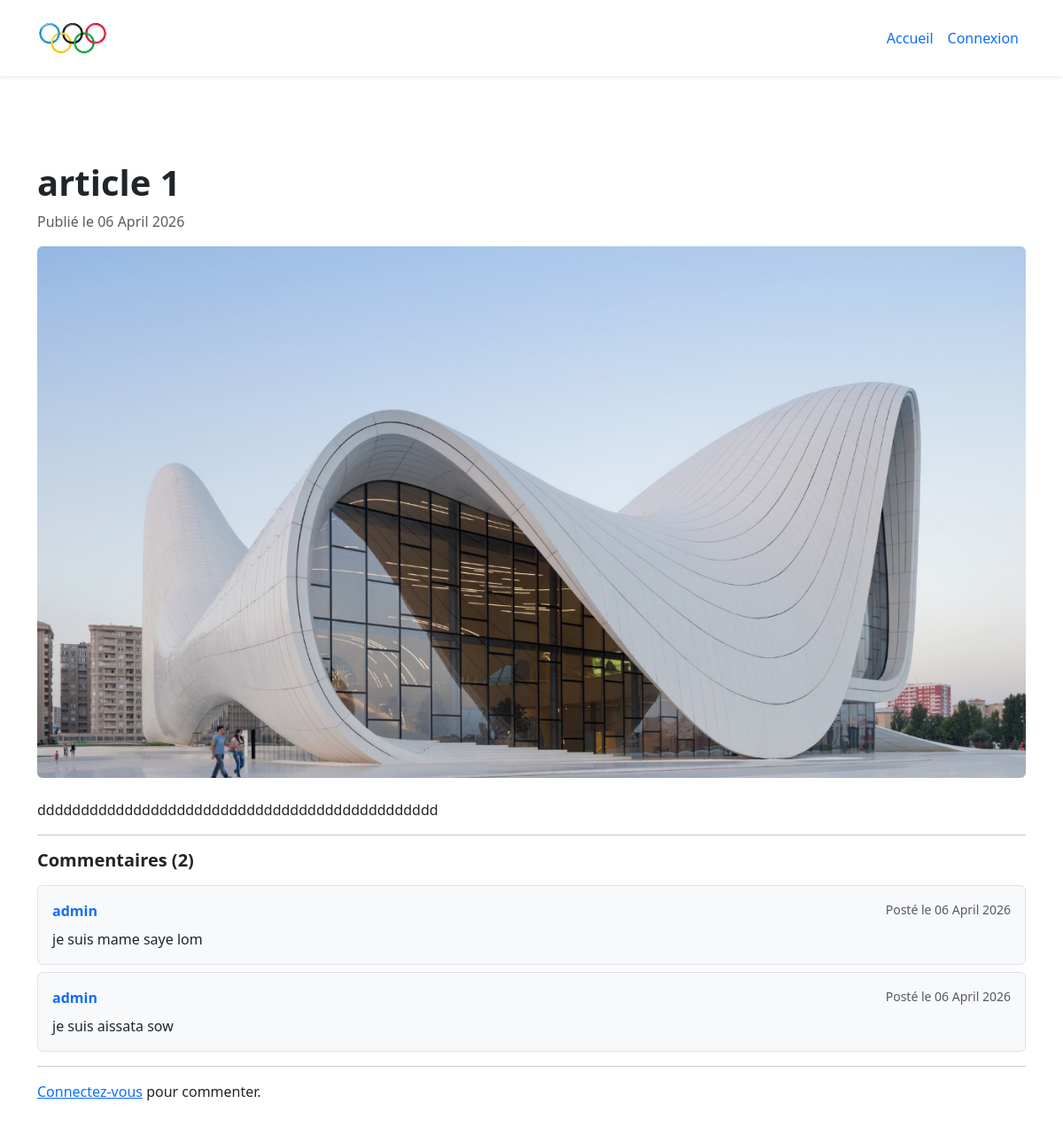
The page /detail/6/article/ on the database its author committed.
### blog/models.py (models this page shows, shortened)
class Article(models.Model):
    titre = models.CharField(max_length=255)
    contenu = models.TextField()
    user = models.ForeignKey(User, on_delete=models.SET_NULL, null=True, blank=True)
    categorie = models.ForeignKey(Categorie, on_delete=models.CASCADE)
    created_at = models.DateTimeField(auto_now_add=True)
    updated_at = models.DateTimeField(auto_now=True)
    image = models.ImageField(upload_to='articles/', blank=True, null=True)

### comments/models.py (models this page shows, shortened)
class Commentaire(models.Model):
    contenu = models.TextField()
    user = models.ForeignKey(User, on_delete=models.SET_NULL, null=True, blank=True)
    created_at = models.DateTimeField(auto_now_add=True)
    updated_at = models.DateTimeField(auto_now=True)
    article = models.ForeignKey(
        Article,
        on_delete=models.CASCADE,
        related_name='commentaires'
    )

### blog/views.py (the view)
# urls.py: path('detail/<int:id>/article/', views.detail_article,name='detail_article'),
def detail_article(request,id):
    article=get_object_or_404(Article, id=id)
    commentaires = article.commentaires.all()
    form = CommentaireForm()
    contexte={
        'article':article,
        'commentaires': commentaires,
        'form': form
    }
    return render(request,'detail_article.html',contexte)

### blog/templates/detail_article.html (shortened to what this page needs)
{% extends 'base.html' %}
{% load static %}
{% block content %}
<section class="bg-white pt-5">
    <div class="container my-5">
        <h1 class="fw-bold">{{ article.titre }}</h1>
        <p class="text-muted">
            Publié le {{ article.created_at|date:"d F Y" }}
        </p>
        {% if article.image %}
        <img src="{{ article.image.url }}" class="img-fluid mb-4 rounded" style="width: 100%; height: 600px; object-fit: cover;">
        {% endif %}
        <p>{{ article.contenu }}</p>
        <hr>
        <h5 class="fw-bold">Commentaires ({{ commentaires.count }})</h5>
        <div class="mt-3">
            {% for commentaire in commentaires %}
            <div class="border rounded p-3 mb-2 bg-light">
                <div class="d-flex justify-content-between">
                    <strong class="text-primary">
                        {{ commentaire.user.username }}
                    </strong>
                    <small class="text-muted">
                        Posté le {{ commentaire.created_at|date:"d F Y" }}
                    </small>
                </div>
                <p class="mb-0 mt-2">{{ commentaire.contenu }}</p>
            </div>
            {% empty %}
            <p>Aucun commentaire</p>
            {% endfor %}
        </div>
        <hr>
        {% if user.is_authenticated %}
        <h6 class="fw-bold">Ajouter un commentaire :</h6>
        <form method="post" action="{% url 'ajouter_commentaire' article.id %}" class="mt-2">
            {% csrf_token %}
            <div class="mb-3">
                {{ form.contenu }}
            </div>
            <button class="btn btn-primary">
                Poster
            </button>
        </form>
        {% else %}
        <p>
            <a href="{% url 'login' %}">Connectez-vous</a> pour commenter.
        </p>
        {% endif %}
    </div>
</section>
{% endblock %}

### rows shown on the page
Article: titre "article 1", created_at "06 April 2026", image (picture), contenu "dddddddddddddddddddddddddddddddddddddddddddddd", count "2"
Commentaire: user.username "admin", created_at "06 April 2026", contenu "je suis mame saye lom"
Commentaire: user.username "admin", created_at "06 April 2026", contenu "je suis aissata sow"
